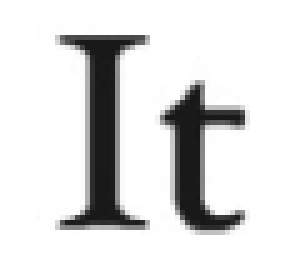
#> input picture It.png, 59 x 52 px (shown 5 times larger)
$ python 004.py
#> lines starting #> are read from the running program, lines starting #| are printed output that depends on the picture; after the words box and inside, x2 and y2 are one past the last pixel; in counts of white or black regions, pixels touching at a corner belong together
import cv2
import sys
import numpy as np


mser = cv2.MSER_create()
img = cv2.imread('It.png')
#> img is the input picture: shape (52, 59, 3); min 22, max 255, mean 219
gray = cv2.cvtColor(img, cv2.COLOR_BGR2GRAY)
vis = img.copy()
regions, _ = mser.detectRegions(gray)
#> regions = 60 items
hulls = [cv2.convexHull(p.reshape(-1, 1, 2)) for p in regions]
#> hulls = 60 contours; largest, box (x1, y1, x2, y2) and area: (1, 1, 58, 51) 2744, (1, 1, 58, 51) 2744, (1, 1, 58, 51) 2744, (1, 1, 58, 51) 2744, (1, 1, 58, 51) 2744
cv2.polylines(vis, hulls, 1, (0, 255, 0))
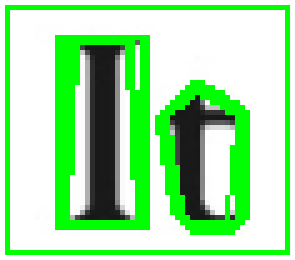
#> vis: shape (52, 59, 3) (shown 5 times larger); mean B, G, R 163.1, 228.3, 163.1
cv2.imshow('img', vis)

if cv2.waitKey(0) == 9:
#> (key Esc is pressed here)
    cv2.destroyAllWindows()

mask = np.zeros((img.shape[0], img.shape[1], 1), dtype=np.uint8)
for contour in hulls:
    cv2.drawContours(mask, [contour], -1, (255, 255, 255), -1)
#> this loop made 60 passes
#> contour on passes 1, 2, 3, 4, 5, 7, 10, 11, 12, 13, 14, 36: [[27, 44], [13, 44], [15, 8], [25, 8]], [[14, 8], [26, 8], [28, 44], [13, 44]], [[28, 44], [12, 44], [13, 7], [28, 7]], [[28, 44], [12, 44], [13, 7], [28, 7]], [[28, 44], [12, 44], [12, 7], [28, 7]], [[28, 45], [12, 45], [12, 7], [28, 7]], [[29, 45], [12, 45], [12, 7], [29, 7]], [[29, 45], [11, 45], [11, 7], [29, 7]], [[29, 45], [11, 45], [11, 7], [29, 7]], [[29, 45], [11, 45], [11, 7], [29, 7]], [[29, 45], [11, 45], [11, 7], [29, 7]], [[57, 1], [57, 50], [1, 50], [1, 1]]
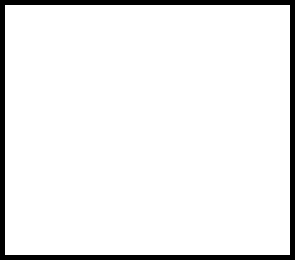
#> mask: shape (52, 59, 1) (shown 5 times larger); 92.9% white; black in thin lines or dots
'''
for i in range(len(contour)):
    x,y,w,h = cv2.boundingRect(contour)
    cv2.imwrite('{}.png'.format(i), img[y:y+h,x:x+w])
'''
text_only = cv2.bitwise_and(img, img, mask=mask)
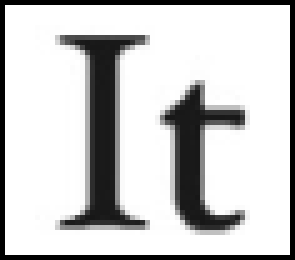
#> text_only: shape (52, 59, 3) (shown 5 times larger); min 0, max 255, mean 200.9

#重复输出
for i,contour in enumerate(hulls):
    x,y,w,h = cv2.boundingRect(contour)
    cv2.imwrite('{}.png'.format(i), img[y:y+h,x:x+w])
#> this loop made 60 passes
#> (contour, x, y, w, h) on passes 1, 2, 3, 4, 5, 7, 10, 11, 12, 13, 14, 36: ([[27, 44], [13, 44], [15, 8], [25, 8]], 13, 8, 15, 37), ([[14, 8], [26, 8], [28, 44], [13, 44]], 13, 8, 16, 37), ([[28, 44], [12, 44], [13, 7], [28, 7]], 12, 7, 17, 38), ([[28, 44], [12, 44], [13, 7], [28, 7]], 12, 7, 17, 38), ([[28, 44], [12, 44], [12, 7], [28, 7]], 12, 7, 17, 38), ([[28, 45], [12, 45], [12, 7], [28, 7]], 12, 7, 17, 39), ([[29, 45], [12, 45], [12, 7], [29, 7]], 12, 7, 18, 39), ([[29, 45], [11, 45], [11, 7], [29, 7]], 11, 7, 19, 39), ([[29, 45], [11, 45], [11, 7], [29, 7]], 11, 7, 19, 39), ([[29, 45], [11, 45], [11, 7], [29, 7]], 11, 7, 19, 39), ([[29, 45], [11, 45], [11, 7], [29, 7]], 11, 7, 19, 39), ([[57, 1], [57, 50], [1, 50], [1, 1]], 1, 1, 57, 50)
#> (x, y, w, h) on passes 6, 8, 9, 15, 16, 17: (12, 7, 17, 39), (12, 7, 18, 39), (12, 7, 18, 39), (33, 18, 15, 27), (33, 18, 15, 28), (33, 17, 16, 29)

cv2.imshow('text_only',text_only)
cv2.waitKey(0)

$ run again, with foolishness.png copied over It.png
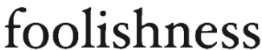
#> input picture foolishness.png, 262 x 50 px
#> img is the input picture: shape (50, 262, 3); min 21, max 255, mean 206.2
#> regions = 347 items
#> hulls = 347 contours; largest, box (x1, y1, x2, y2) and area: (1, 1, 261, 49) 12173, (1, 1, 261, 49) 12173, (1, 1, 261, 49) 12173, (1, 1, 261, 49) 12173, (1, 1, 261, 49) 12173
#> after the loop `for contour in hulls:`:
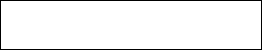
#> mask: shape (50, 262, 1); 95.3% white; black in thin lines or dots
#> `text_only = cv2.bitwise_and(img, img, mask=mask)`:
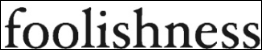
#> text_only: shape (50, 262, 3); min 0, max 255, mean 194.2
#> the loop `for i,contour in enumerate(hulls):` made 347 passes
#> (x, y, w, h) on passes 1 to 3: (6, 11, 14, 36), (6, 10, 14, 37), (5, 10, 15, 37)

$ run again, with was.png copied over It.png
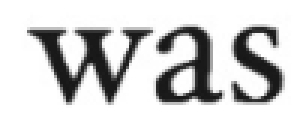
#> input picture was.png, 102 x 40 px (shown 3 times larger)
#> img is the input picture: shape (40, 102, 3); min 21, max 255, mean 207.5
#> regions = 133 items
#> hulls = 133 contours; largest, box (x1, y1, x2, y2) and area: (1, 1, 101, 39) 3663, (1, 1, 101, 39) 3663, (1, 1, 101, 39) 3663, (1, 1, 101, 39) 3663, (1, 1, 101, 39) 3663
#> the loop `for contour in hulls:` made 133 passes
#> contour on passes 15, 16, 17, 21: [[50, 10], [37, 33], [22, 33], [9, 10]], [[50, 10], [37, 33], [22, 33], [9, 10]], [[50, 10], [37, 33], [22, 33], [9, 10]], [[50, 10], [37, 33], [22, 34], [9, 10]]
#> after the loop `for contour in hulls:`:
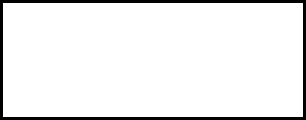
#> mask: shape (40, 102, 1) (shown 3 times larger); 93.1% white; black in thin lines or dots
#> `text_only = cv2.bitwise_and(img, img, mask=mask)`:
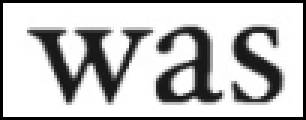
#> text_only: shape (40, 102, 3) (shown 3 times larger); min 0, max 255, mean 190
#> the loop `for i,contour in enumerate(hulls):` made 133 passes
#> (x, y, w, h) on passes 1 to 8: (12, 11, 14, 22), (12, 11, 15, 22), (12, 11, 15, 23), (27, 11, 12, 22), (27, 11, 13, 22), (27, 11, 13, 22), (27, 10, 13, 24), (10, 10, 40, 24)
